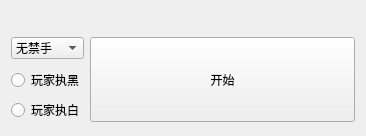
<?xml version="1.0" encoding="UTF-8"?>
<ui version="4.0">
 <class>xrHall</class>
 <widget class="QWidget" name="xrHall">
  <property name="geometry">
   <rect>
    <x>0</x>
    <y>0</y>
    <width>366</width>
    <height>136</height>
   </rect>
  </property>
  <property name="windowTitle">
   <string>Form</string>
  </property>
  <layout class="QGridLayout" name="gridLayout_2">
   <item row="3" column="1" colspan="2">
    <widget class="QLabel" name="versionLabel">
     <property name="sizePolicy">
      <sizepolicy hsizetype="Minimum" vsizetype="Fixed">
       <horstretch>0</horstretch>
       <verstretch>0</verstretch>
      </sizepolicy>
     </property>
     <property name="text">
      <string/>
     </property>
     <property name="textFormat">
      <enum>Qt::PlainText</enum>
     </property>
    </widget>
   </item>
   <item row="5" column="1">
    <layout class="QVBoxLayout" name="whoFirstLayout">
     <item>
      <widget class="QRadioButton" name="black">
       <property name="sizePolicy">
        <sizepolicy hsizetype="Maximum" vsizetype="Maximum">
         <horstretch>0</horstretch>
         <verstretch>0</verstretch>
        </sizepolicy>
       </property>
       <property name="text">
        <string>玩家执黑</string>
       </property>
      </widget>
     </item>
     <item>
      <widget class="QRadioButton" name="white">
       <property name="sizePolicy">
        <sizepolicy hsizetype="Maximum" vsizetype="Maximum">
         <horstretch>0</horstretch>
         <verstretch>0</verstretch>
        </sizepolicy>
       </property>
       <property name="text">
        <string>玩家执白</string>
       </property>
      </widget>
     </item>
    </layout>
   </item>
   <item row="4" column="2" rowspan="2">
    <widget class="QPushButton" name="startButton">
     <property name="sizePolicy">
      <sizepolicy hsizetype="Preferred" vsizetype="Expanding">
       <horstretch>0</horstretch>
       <verstretch>0</verstretch>
      </sizepolicy>
     </property>
     <property name="text">
      <string>开始</string>
     </property>
    </widget>
   </item>
   <item row="4" column="1">
    <widget class="QComboBox" name="modelBox">
     <property name="sizePolicy">
      <sizepolicy hsizetype="Preferred" vsizetype="Fixed">
       <horstretch>0</horstretch>
       <verstretch>0</verstretch>
      </sizepolicy>
     </property>
     <item>
      <property name="text">
       <string>无禁手</string>
      </property>
     </item>
     <item>
      <property name="text">
       <string>有禁手</string>
      </property>
     </item>
    </widget>
   </item>
  </layout>
 </widget>
 <resources/>
 <connections/>
</ui>
